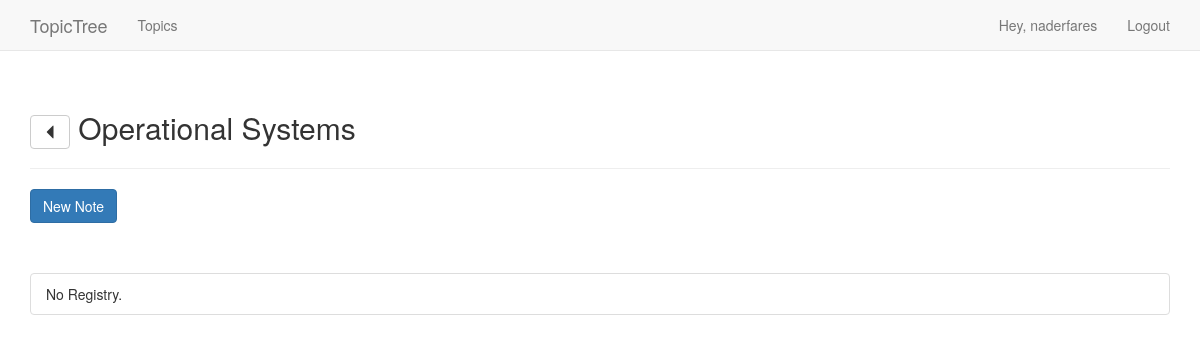
Page /topics/6/ (signed in) on the earlier database version.
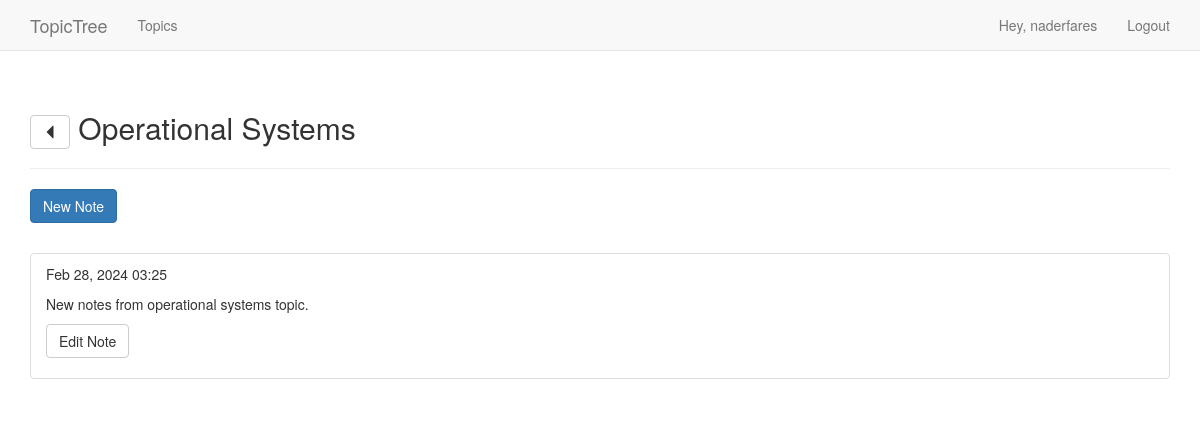
Same page on the later database version.
### topic_trees/models.py (models this page shows, shortened)
class Topic(models.Model):
  text = models.CharField(max_length=200)
  date_added = models.DateTimeField(auto_now_add=True)
  owner = models.ForeignKey(User, on_delete=models.CASCADE)
  def __str__(self):
    return self.text

class Entry(models.Model):
  topic = models.ForeignKey(Topic, on_delete=models.CASCADE)
  text = models.TextField()
  date_added = models.DateTimeField(auto_now_add=True)
  class Meta:
    verbose_name_plural = 'entries'

### topic_trees/views.py (the view)
# urls.py: path('topics/<topic_id>/', views.topic, name='topic'),
@login_required
def topic(request, topic_id):
  topic = Topic.objects.get(id = topic_id)
  if topic.owner != request.user:
    raise Http404
  entries = topic.entry_set.order_by('-date_added')
  context = {
    'topic': topic,
    'entries': entries
  }
  return render(request, 'topic_trees/topic.html', context)

### topic_trees/templates/topic_trees/topic.html
{% extends "topic_trees/base.html" %}
{% load bootstrap3 %}
{% block header %}
  <h2>
    <a href="{% url 'topics' %}" type="button" class="btn btn-default" aria-label="Left Align">
      <span class="glyphicon glyphicon-triangle-left" aria-hidden="true"></span>
    </a>
    {{ topic }}
  </h2>
{% endblock header %}
{% block content %}
  <p>
    <a class="btn btn-primary" href="{% url 'new_entry' topic.id %}">New Note</a>
  </p>
  <br>
  <ul class="list-group">
    {% for entry in entries %}
      <li class="list-group-item">
        <p>{{ entry.date_added | date:'M d, Y H:i' }}</p>
        <p>{{ entry.text | linebreaks }}</p>
        <p>
          <a class="btn btn-default" href="{% url 'edit_entry' entry.id %}">Edit Note</a>
        </p>
      </li>
      {% empty %}
      <br>
      <ul class="list-group">
        <li class="list-group-item">
          No Registry.
        </li>
      </ul>
    {% endfor %}
  </ul>
{% endblock content %}

### topic_trees/templates/topic_trees/base.html (shortened to what this page needs)
<!DOCTYPE html>
<html lang="en">
  <head>
    {% load bootstrap3 %}
    {% bootstrap_css %}
  </head>
  <body>
    <nav class="navbar navbar-default navbar-static-top">
      <div class="container">
        <div class="navbar-header">
          <a class="navbar-brand" href="{% url 'index' %}">TopicTree</a>
        </div>
        <div id="navbar" class="collapse navbar-collapse">
          <ul class="nav navbar-nav">
            <li><a href="{% url 'topics' %}">Topics</a></li>
          </ul>
          <ul class="nav navbar-nav navbar-right">
            {% if user.is_authenticated %}
              <li><a href="#">Hey, {{ user.username }}</a></li>
              <li><a href="{% url 'logout' %}">Logout</a></li>
            {% else %}
              <li><a href="{% url 'login' %}">Login</a></li>
              <li><a href="{% url 'register' %}">Sign Up</a></li>
            {% endif %}
        </ul>
        </div>
      </div>
    </nav>
    <div class="container">
      <div class="page-header">
        {% block header %}{% endblock header %}
      </div>
      <div>
        {% block content %}{% endblock content %}
      </div>
    </div>
  </body>
</html>

Differences in the rows shown:
added Entry: date_added "Feb 28, 2024 03:25", text "New notes from operational systems topic."
Other differences:
text no longer shown: "No Registry."
